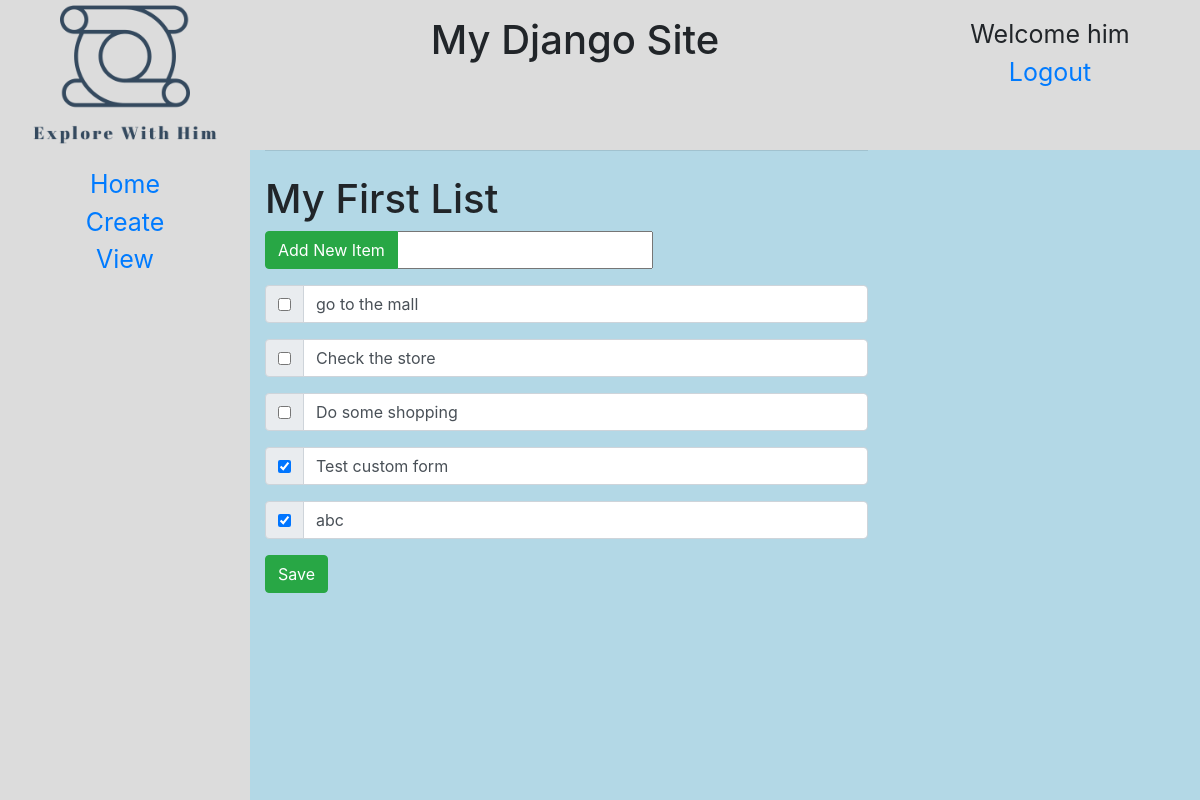
The page /1 (signed in) on the database its author committed.
### main/models.py (models this page shows, shortened)
class ToDoList(models.Model):
	user = models.ForeignKey(User, on_delete=models.CASCADE, related_name="todolist")
	name = models.CharField(max_length=200)

class Item(models.Model):
	todolist = models.ForeignKey(ToDoList, on_delete=models.CASCADE)
	text = models.CharField(max_length=100)
	complete = models.BooleanField()

### main/views.py (the view, shortened to what this page needs)
# urls.py: path("<int:id>", views.index, name = "index"),
def index(response, id):
	try:
		ls = ToDoList.objects.get(user=response.user, id=id)
	except ObjectDoesNotExist as e:
		ls=[]
		print("List not found")
	return render(response, "main/list.html",{"ls":ls})

### main/templates/main/list.html (shortened to what this page needs)
{% extends 'main/base.html' %}
{% block content %}
	{% if ls %}
		<h1>{{ls.name}}</h1>
		<form method ="post" action="#">
			<div class="input-group mb-3">
				<div class=input-group-prepend>
					<button type="submit", name="newItem", value="newItem", class="btn btn-success">Add New Item</button>
				</div>
				<input type-="text", name="new">
			</div>
			{% for item in ls.item_set.all %}
				<div class="input-group mb-3">
					<div class="input-group-prepend">
						<div class="input-group-text">
							{% if item.complete == True %}
								<input type="checkbox", value="clicked", name="c{{item.id}}" checked>
							{% else %}
								<input type="checkbox", value="clicked", name="c{{item.id}}">
							{% endif %}
						</div>
					</div>
					<input type="text", value="{{item.text}}", class="form-control">
				</div>
			{% endfor %}
			<button type="submit", name="save", value="save", class="btn btn-success">Save</button>
		</form>
	{% else %}
		<div><h2>List does not exist</h2></div>
	{% endif %}
{% endblock %}

### main/templates/main/base.html (shortened to what this page needs)
{% load static %}
<!doctype html>
<html>
<head>
	<link rel="stylesheet" href="https://stackpath.bootstrapcdn.com/bootstrap/4.3.1/css/bootstrap.min.css">
</head>
<body>
	<div class="logo">
			<img src="{% static "main/logo_transparent.png" %}" alt="logo">
	</div>
	<div class="title">
		<h1>My Django Site</h1>
	</div>
	<div class="usercontent">
		<ul>
			{% if user.is_authenticated  %}
				<li>Welcome {{user.username}}</li>
				<li><a href="/logout">Logout</a></li>
			{% else %}
				<li><a href="/login">Login</a></li>
				<li><a href="/register">Register</a></li>
			{% endif %}
		</ul>
	</div>
	<sidebar>
		<ul>
			<li><a href="/">Home</a></li>
			<li><a href="/create">Create</a></li>
			<li><a href="/view">View</a></li>
		</ul>
	</sidebar>
	<main>
			<div class="col-8">
				<hr class="mt-0 mb-4">
				{% if user.is_authenticated or request.path in "/login/"  or request.path in "/register/"  %}
					{% block content %}
					{% endblock %}
				{% else %}
					<p>Login <a href="/login">here</a></p>
				{% endif %}
			</div>
	</main>
</body>
</html>

### main/templates/main/base.html (style rules this page uses)
body { display: grid; grid-template-columns: 250px 1fr 300px; grid-template-rows: 150px 1fr; font-family: system-ui, sans-serif; height: 100vh; background-color: gainsboro!important; }
.title { padding: 1rem; grid-column: 2 / 3; }
.title h1 { text-align: center; }
.logo { place-self:center; grid-column: 1 / 2; align-content: center; }
.logo img { max-width:100%; max-height:100%; }
.usercontent { grid-column: 3 / 4; text-decoration: none; text-align: center; font-size: 25px; padding: 1rem; }
.usercontent ul { list-style-type: none; margin: 0; padding: 0; }
.usercontent a { text-decoration: none; display: block; }
sidebar { grid-column: 1 / 2; text-decoration: none; overflow-x: hidden; padding: 1rem; }
sidebar a { text-decoration: none; text-align: center; font-size: 25px; display: block; }
sidebar ul { list-style-type: none; margin: 0; padding: 0; }
main { background: #50cfff4a; grid-column: 2 / 4; }

### rows shown on the page
ToDoList: name "My First List"
Item: text "go to the mall"
Item: text "Check the store"
Item: text "Do some shopping"
Item: text "Test custom form"
Item: text "abc"

### other values the page prints
{{ user.username }} "him"
